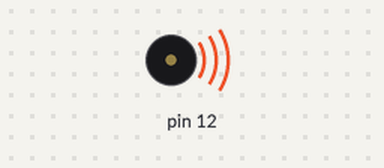
The sketch below on a simulated Arduino Uno, built with avr-gcc and run on an emulated ATmega328P. Parts: buzzer (waves = sounding).

Above: at 3.6 s.
At 4.0 s:
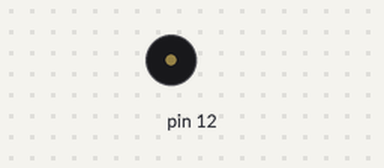
Timing chart, 0 to 4.7 s (numbered marks = the images above):
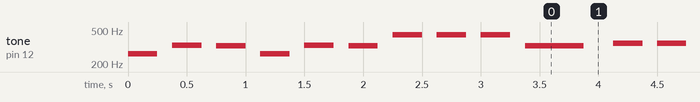

The sketch:

0913_02.ino
```cpp
unsigned int frqArray[7] = { 262, 294, 330, 349, 329, 440, 494};
//도레미파솔라시도
int signatures[20]=
{4,4,4,4,4,4,4,4,4,2,4,4,4,4,4,4,4,4,4,2};
//박자
int scale[20]=
{0,2,4,0,2,4,5,5,5,4,3,3,3,2,2,2,1,1,1,0};

void setup() {
  pinMode(12,OUTPUT); //12번 핀 출력용
  //Serial.begin(9600);//우노와 pc속도 맞춤
}

void loop() {
  for(int i=0;i<20;i++) {
    unsigned long duration
      = 1000 / signatures[i];

    tone(12,frqArray[scale[i]],duration);
    delay(duration *1.5);
    noTone(12);
  }//for
}//loop
```

Measured:
- by itself, tone on pin 12: plays 262 Hz for 0.25 s, 330 Hz for 0.25 s, 329 Hz for 0.25 s, 262 Hz for 0.25 s, 330 Hz for 0.25 s, 329 Hz for 0.25 s … (316 notes in this stretch)
